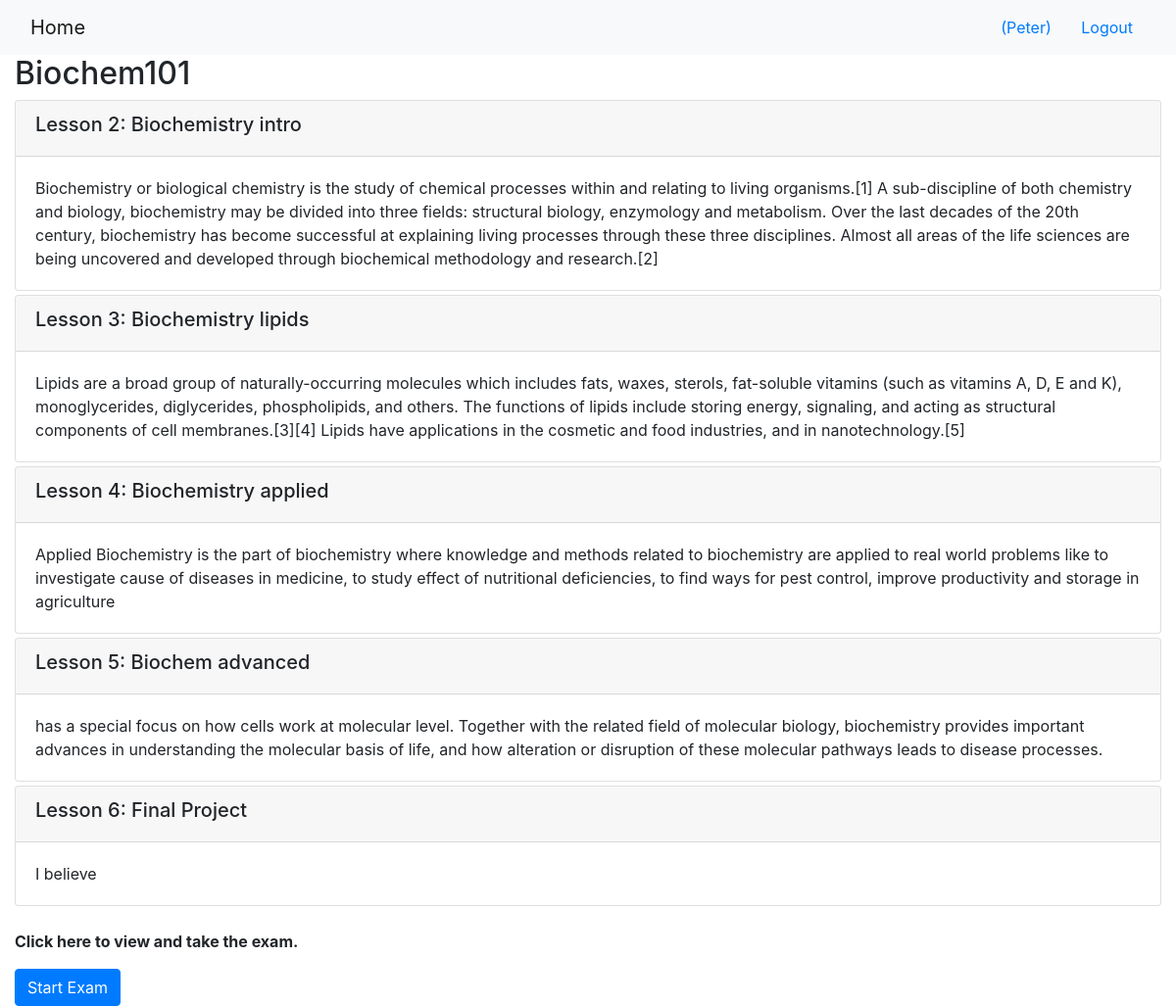
Screenshot of /onlinecourse/1/ (signed in) with the database file from the repository.
### onlinecourse/models.py (models this page shows, shortened)
class Course(models.Model):
    name = models.CharField(null=False, max_length=30, default='online course')
    image = models.ImageField(upload_to='course_images/')
    description = models.CharField(max_length=1000)
    pub_date = models.DateField(null=True)
    instructors = models.ManyToManyField(Instructor)
    users = models.ManyToManyField(settings.AUTH_USER_MODEL, through='Enrollment')
    total_enrollment = models.IntegerField(default=0)
    is_enrolled = False

class Lesson(models.Model):
    title = models.CharField(max_length=200, default="title")
    order = models.IntegerField(default=0)
    course = models.ForeignKey(Course, on_delete=models.CASCADE)
    content = models.TextField()

### onlinecourse/views.py (the view)
# urls.py: path('<int:pk>/', views.CourseDetailView.as_view(), name='course_details'),
class CourseDetailView(generic.DetailView):
    model = Course
    template_name = 'onlinecourse/course_detail_bootstrap.html'

### onlinecourse/templates/onlinecourse/course_detail_bootstrap.html (shortened to what this page needs)
<!DOCTYPE html>
<html lang="en">
<head>
     {% load static %}
    <link rel="stylesheet" href="https://maxcdn.bootstrapcdn.com/bootstrap/4.5.2/css/bootstrap.min.css">
</head>
<body>
    <nav class="navbar navbar-light bg-light">
        <div class="container-fluid">
            <div class="navbar-header">
                  <a class="navbar-brand" href="{% url 'onlinecourse:index' %}">Home</a>
            </div>
            <ul class="nav navbar-nav navbar-right">
                {% if user.is_authenticated %}
                <li>
                    <a class="btn btn-link" href="#">{{ user.first_name }}({{ user.username }})</a>
                    <a class="btn btn-link" href="{% url 'onlinecourse:logout' %}">Logout</a>
                </li>
                {% endif %}
            </ul>
        </div>
    </nav>
    <div class="container-fluid">
            <h2>{{ course.name }}</h2>
            <div class="card-columns-vertical">
                {% for lesson in course.lesson_set.all %}
                    <div class="card mt-1">
                        <div class="card-header"><h5>Lesson {{lesson.order|add:1}}: {{lesson.title}}</h5></div>
                        <div class="card-body">{{lesson.content}}</div>
                    </div>
                {% endfor %}
            </div>
            {% if user.is_authenticated %}
        <br>
            <p><b>Click here to view and take the exam.</b></p>
                <button type="button" class="btn btn-primary" data-toggle="collapse" data-target="#exam">Start Exam</button>
        {% endif %}
    </div>
</body>
</html>

### rows the page displays
Course: name "Biochem101"
Lesson: order|add "2", title "Biochemistry intro", content "Biochemistry or biological chemistry is the study of chemical processes within and relating to living organisms.[1] A sub-discipline of both chemistry and biology, biochemistry may be divided into three fields: structural biology, enzymology and metabolism. Over the last decades of the 20th century, biochemistry has become successful at explaining living processes through these three disciplines. Almost all areas of the life sciences are being uncovered and developed through biochemical methodology and research.[2]"
Lesson: order|add "3", title "Biochemistry lipids", content "Lipids are a broad group of naturally-occurring molecules which includes fats, waxes, sterols, fat-soluble vitamins (such as vitamins A, D, E and K), monoglycerides, diglycerides, phospholipids, and others. The functions of lipids include storing energy, signaling, and acting as structural components of cell membranes.[3][4] Lipids have applications in the cosmetic and food industries, and in nanotechnology.[5]"
Lesson: order|add "4", title "Biochemistry applied", content "Applied Biochemistry is the part of biochemistry where knowledge and methods related to biochemistry are applied to real world problems like to investigate cause of diseases in medicine, to study effect of nutritional deficiencies, to find ways for pest control, improve productivity and storage in agriculture"
Lesson: order|add "5", title "Biochem advanced", content "has a special focus on how cells work at molecular level. Together with the related field of molecular biology, biochemistry provides important advances in understanding the molecular basis of life, and how alteration or disruption of these molecular pathways leads to disease processes."
Lesson: order|add "6", title "Final Project", content "I believe"

### other values shown
{{ user.username }} "Peter"
